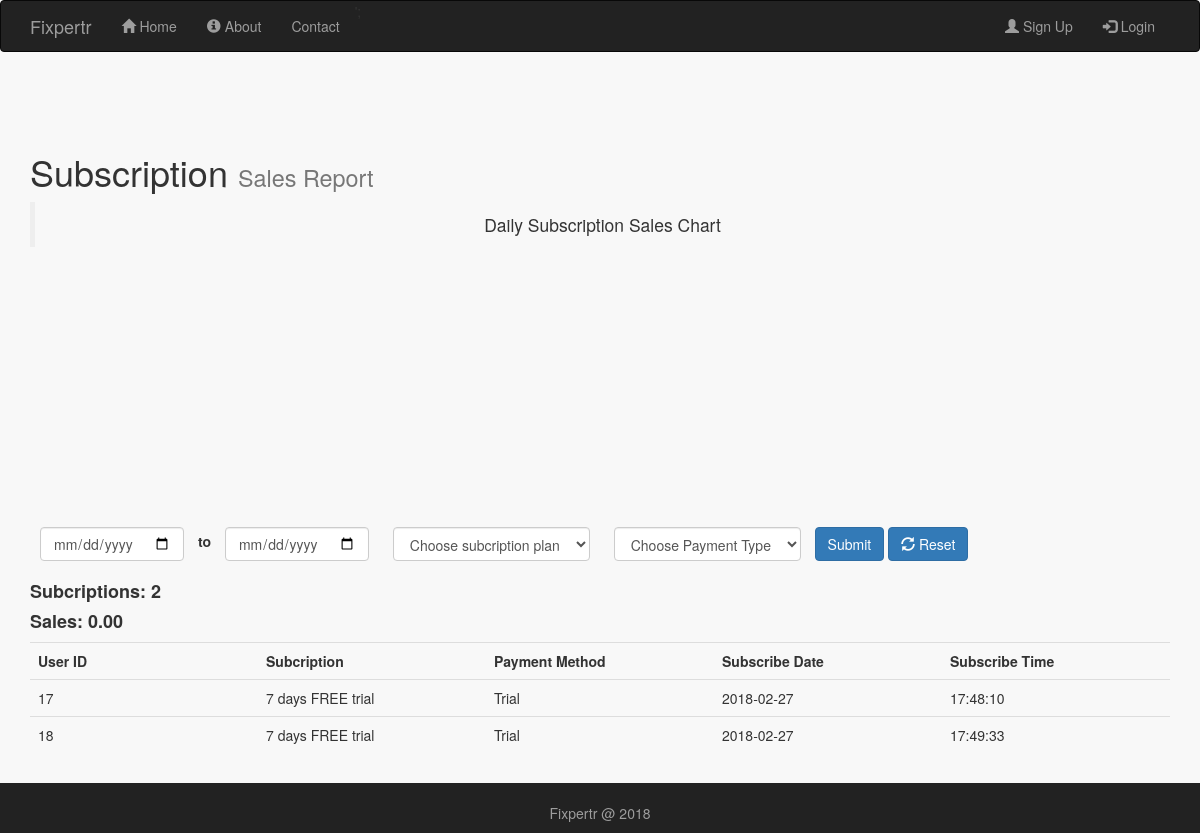
Before: /public/subscription_report.php with the older database file.
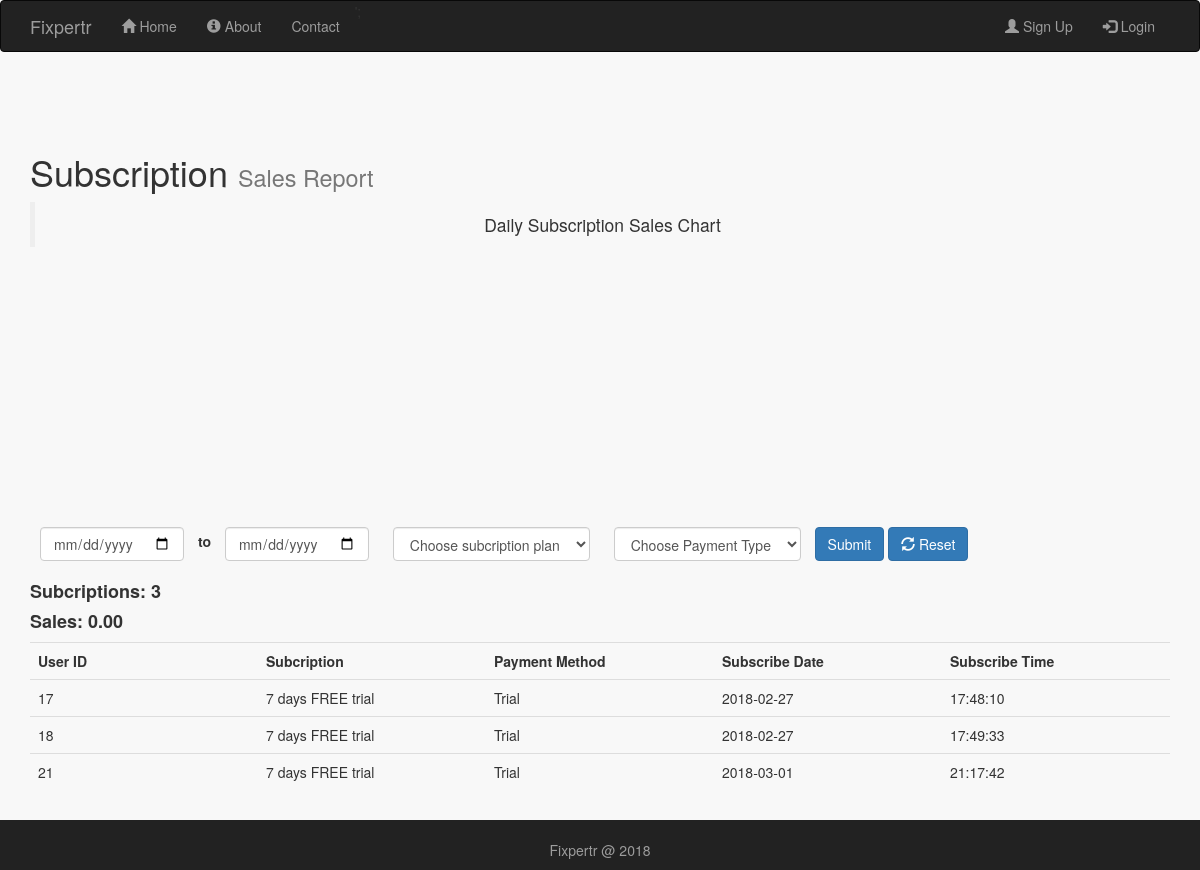
After: the same page with the newer database file.
### tables this page shows
CREATE TABLE IF NOT EXISTS `subscriptions` (
  `subscription_id` int(11) NOT NULL AUTO_INCREMENT,
  `user_id` int(11) NOT NULL,
  `sub_type_id` int(11) NOT NULL,
  `method` varchar(256) NOT NULL,
  `subscribe_date` date NOT NULL,
  `subscribe_time` time NOT NULL,
  `subscription_status` tinyint(4) NOT NULL DEFAULT '1',
  `seen_subscribe` tinyint(4) NOT NULL DEFAULT '0',
  PRIMARY KEY (`subscription_id`),
  KEY `user_id` (`user_id`),
  KEY `sub_type_id` (`sub_type_id`)
);

CREATE TABLE IF NOT EXISTS `subscription_types` (
  `sub_type_id` int(11) NOT NULL AUTO_INCREMENT,
  `sub_type` varchar(256) NOT NULL,
  `sub_cost` decimal(13,2) NOT NULL,
  `sub_duration` int(11) NOT NULL,
  PRIMARY KEY (`sub_type_id`)
);

### public/subscription_report.php (the view, shortened to what this page needs)
<?php
    include_once '../includes/db_connection.php';
    $date_start = '';
    $date_end = '';
        $results = mysqli_query($connection, "SELECT * FROM subscriptions,subscription_types WHERE subscriptions.sub_type_id = subscription_types.sub_type_id");
        $count_results = mysqli_query($connection,"SELECT COUNT(*) as count FROM subscriptions ") or die(mysqli_error($connection));
         $record = mysqli_fetch_array($count_results);
         $count = $record['count'];
       $sales_results = mysqli_query($connection,"SELECT SUM(subscription_types.sub_cost) AS total_sales FROM subscriptions,subscription_types WHERE subscriptions.sub_type_id = subscription_types.sub_type_id") or die(mysqli_error($connection));
         $rec = mysqli_fetch_array($sales_results);
         $sales = $rec['total_sales'];
?>
<!doctype html>
<html lang="en">
  <head>
    <link rel="stylesheet" type="text/css" href="stylesheets/bootstrap.min.css">
    <link rel="stylesheet" type="text/css" href="stylesheets/mystyles.css">
     <link rel="stylesheet" href="//cdnjs.cloudflare.com/ajax/libs/morris.js/0.5.1/morris.css">
  </head>
  <body id="subscription_report">
  <?php include '../includes/layouts/admin_header.php';?>
      <div class=" content container">
       <h1>Subscription <small>Sales Report</small></h1>
       <blockquote class="text-center">Daily Subscription Sales Chart</blockquote>
         <div class="row">
        <div class="col-sm-12">
        <div class="">
               <div id="chart" style="height: 250px;"></div>
        </div>
        </div>
      </div>
        <div class="row">
         <form action="subscription_report.php" class="form-inline" method="POST">
         <div class="col-sm-12">
          <div class="form-group">
            <input type="date" name="date_start" class="form-control" style="margin: 10px;" value="<?php echo $date_start;?>">
            <label> <p>to</p> </label>
             <input type="date" name="date_end" class="form-control" style="margin: 10px;" value="<?php echo $date_end;?>">
              <select name="sub_type" id="sub_type" class="form-control" style="margin:10px;">
                <option value="0">Choose subcription plan</option>
                </select>
                 <select name="method_type" id="method_type" class="form-control" style="margin:10px;">
                <option value="">Choose Payment Type</option>
                </select>
               <button type="submit" name="submit" class="btn btn-primary">Submit</button>
                <button type="submit" name="reset" class="btn btn-primary"><span class="glyphicon glyphicon-refresh"></span> Reset</button>
          </div>
         </div>
           </form>
        </div>
       <div class="row">
         <div class="col-sm-12">
              <h4><strong>Subcriptions: <?php echo $count; ?></strong></h4>
              <h4><strong>Sales: <?php if(isset($sales)){echo $sales;} else {echo "0.00";}  ?></strong></h4>
              <div class="table-responsive">
              <table class="table">
                <tr>
                      <th width="10%"> User ID</th>
                    <th width="10%"> Subcription</th>
                  <th width="10%">Payment Method</th>
                  <th width="10%">Subscribe Date</th>
                  <th width="10%">Subscribe Time</th>
                </tr>
                 <?php while ($row = mysqli_fetch_array($results)) { ?>
                  <tr>
                      <td><?php echo $row['user_id']; ?></td>
                      <td><?php echo $row['sub_type']; ?></td>
                      <td><?php echo $row['method']; ?></td>
                      <td><?php echo $row['subscribe_date']; ?></td>
                      <td><?php echo $row['subscribe_time']; ?></td>
                  </tr>
                  <?php } ?>
              </table>
            </div>
           </div>
       </div>
      </div>
    <?php include '../includes/layouts/footer.php';?>

Changed rows visible on the page:
added subscriptions: user "21", sub_type.sub_type "7 days FREE trial", method "Trial", subscribe_date "2018-03-01", subscribe_time "21:17:42"
Other visible differences:
$count: "2" → "3"
